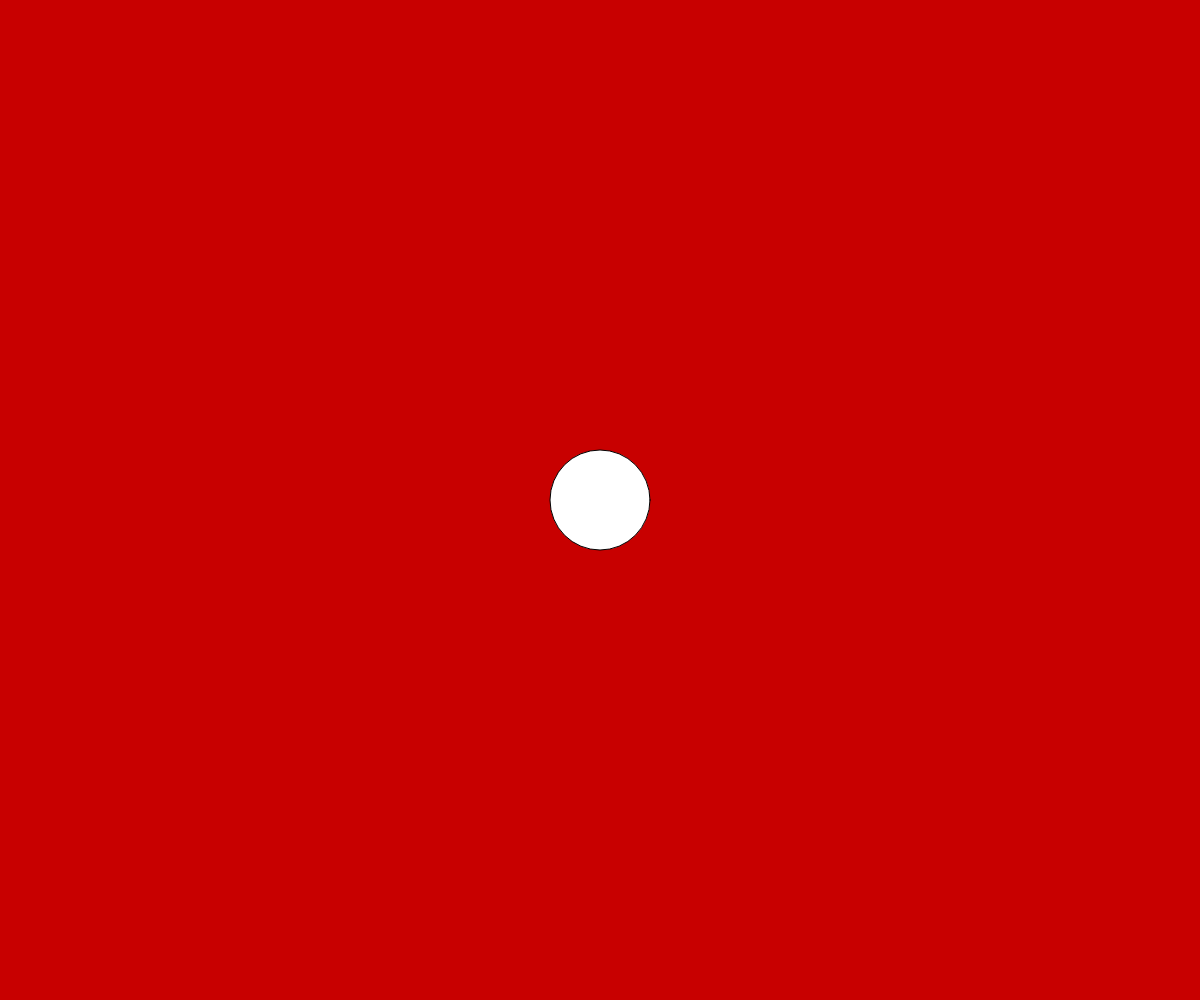
Frame 1 (no input)
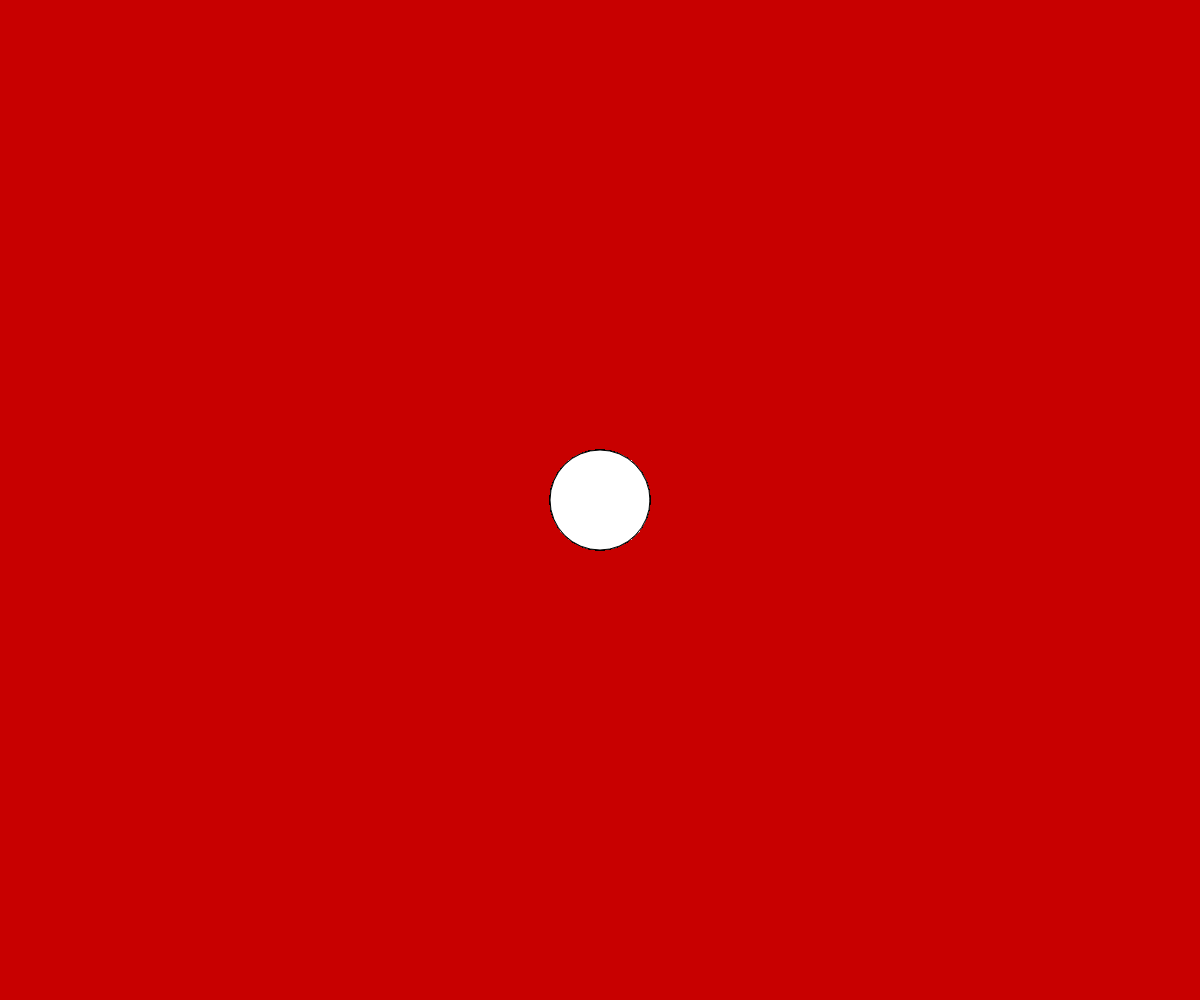
Frame 60 (no input)
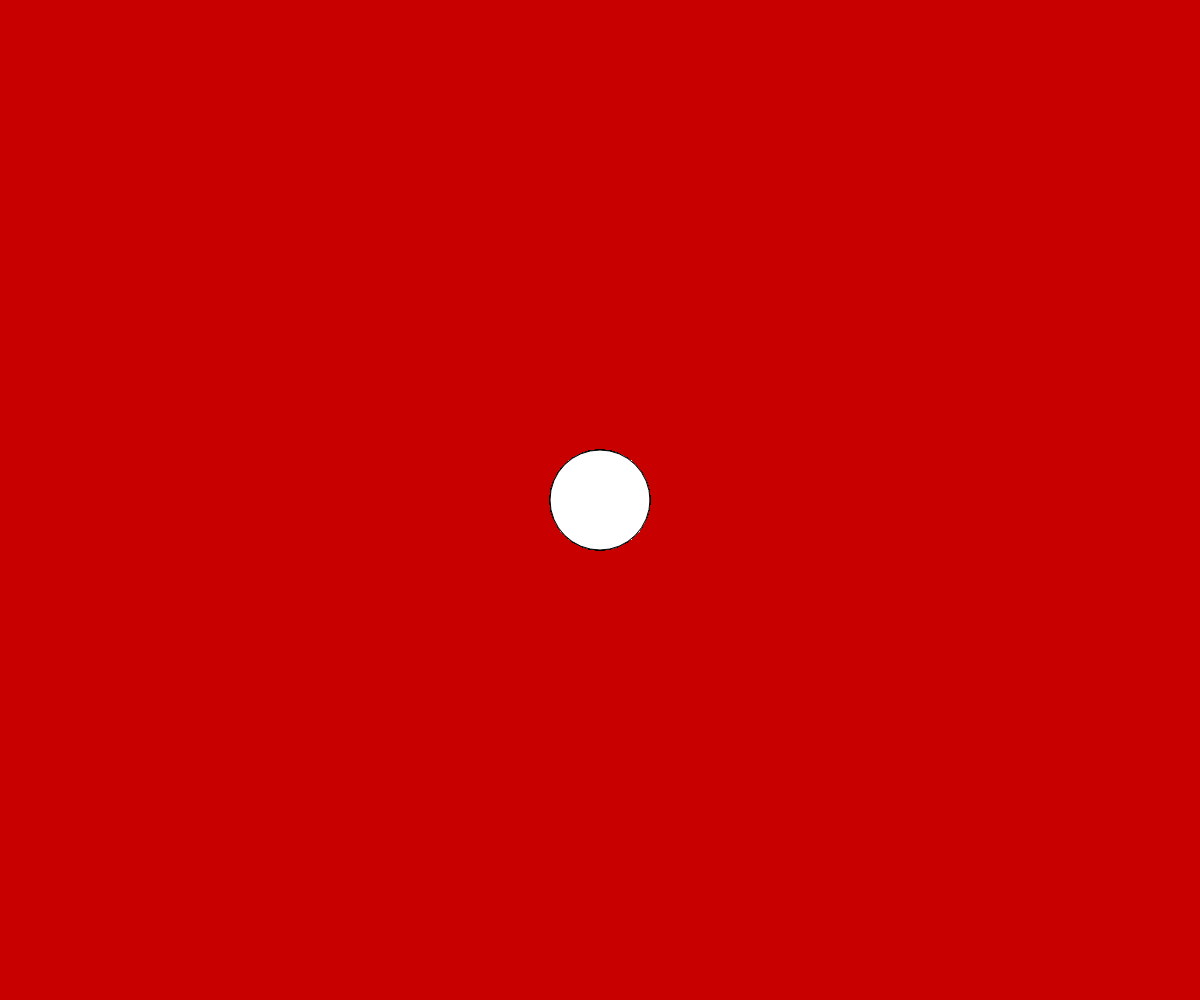
Frame 120 (the mouse pressed at the canvas centre since frame 60)

The p5.js sketch that drew these frames (run headless with seeded random() and noise() and a simulated clock; from frame 60 on, the mouse is pressed at the canvas centre):

// p5.js sketch
// ── sketch.js
function setup() {
  // put setup code here
  createCanvas (window.innerWidth,window.innerHeight);
  background(200,0,0);
}

function draw() {
  // put drawing code here
  circle (width/2,height/2,100);
}
